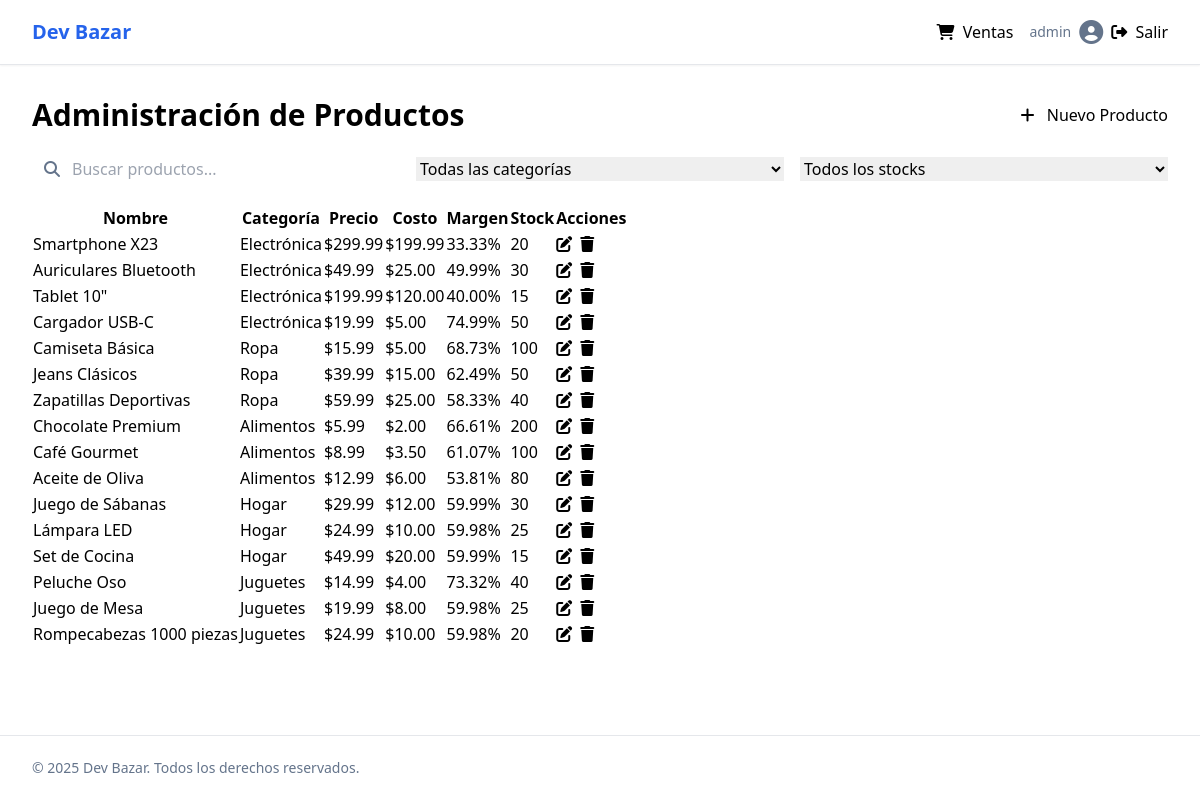
Screenshot of /products/ (signed in) with the database file from the repository.
### core/models.py (models this page shows, shortened)
class Product(models.Model):
    name = models.CharField(max_length=100)
    price = models.DecimalField(max_digits=10, decimal_places=2)
    description = models.TextField(blank=True, null=True)
    stock = models.IntegerField(default=0)
    category = models.ForeignKey(ProductCategory, on_delete=models.SET_NULL, null=True, blank=True, related_name='products')
    image = models.ImageField(upload_to='products/', null=True, blank=True)
    barcode = models.CharField(max_length=100, blank=True, null=True)
    cost_price = models.DecimalField(max_digits=10, decimal_places=2, default=0)
    def profit_margin(self):
        if self.cost_price > 0:
            return ((self.price - self.cost_price) / self.price) * 100
        return 0

class ProductCategory(models.Model):
    name = models.CharField(max_length=50)
    description = models.TextField(blank=True, null=True)
    class Meta:
        verbose_name_plural = "Product Categories"

### core/views.py (the view)
# urls.py: path('products/', products_view, name='products'),
@login_required
def products_view(request):
    products = Product.objects.all()
    categories = ProductCategory.objects.all()
    context = {
        'products': products,
        'categories': categories
    }
    return render(request, 'core/products.html', context)

### core/templates/core/products.html (shortened to what this page needs)
{% extends 'core/base.html' %}
{% load static %}
{% block content %}
<div class="container py-8">
    <div class="flex justify-between items-center mb-6">
        <h1 class="text-3xl font-bold">Administración de Productos</h1>
        <button id="add-product-btn" class="btn btn-primary">
            <i class="fas fa-plus mr-2"></i>
            Nuevo Producto
        </button>
    </div>
    <div class="card mb-6">
        <div class="card-content">
            <div class="grid grid-cols-1 md:grid-cols-3 gap-4">
                <div class="relative">
                    <span class="absolute inset-y-0 left-0 flex items-center pl-3">
                        <i class="fas fa-search text-muted-foreground"></i>
                    </span>
                    <input type="text" id="product-search" placeholder="Buscar productos..."
                           class="input pl-10 w-full" autocomplete="off">
                </div>
                <div>
                    <select id="category-filter" class="input w-full">
                        <option value="">Todas las categorías</option>
                    </select>
                </div>
                <div>
                    <select id="stock-filter" class="input w-full">
                        <option value="">Todos los stocks</option>
                    </select>
                </div>
            </div>
        </div>
    </div>
    <div class="card">
        <div class="card-content">
            <div class="overflow-x-auto">
                <table class="table">
                    <thead class="table-header">
                        <tr class="table-row">
                            <th class="table-cell">Nombre</th>
                            <th class="table-cell">Categoría</th>
                            <th class="table-cell">Precio</th>
                            <th class="table-cell">Costo</th>
                            <th class="table-cell">Margen</th>
                            <th class="table-cell">Stock</th>
                            <th class="table-cell">Acciones</th>
                        </tr>
                    </thead>
                    <tbody class="table-body">
                        {% for product in products %}
                        <tr class="table-row" data-id="{{ product.id }}" data-name="{{ product.name }}" data-category="{{ product.category.id|default:'' }}">
                            <td class="table-cell">{{ product.name }}</td>
                            <td class="table-cell">{{ product.category.name|default:"Sin categoría" }}</td>
                            <td class="table-cell">${{ product.price }}</td>
                            <td class="table-cell">${{ product.cost_price }}</td>
                            <td class="table-cell">{{ product.profit_margin|floatformat:2 }}%</td>
                            <td class="table-cell">
                                <span class="badge {% if product.stock == 0 %}badge-destructive{% elif product.stock < 5 %}badge-secondary{% else %}badge-default{% endif %}">
                                    {{ product.stock }}
                                </span>
                            </td>
                            <td class="table-cell">
                                <div class="flex space-x-2">
                                    <button class="btn btn-sm btn-outline edit-product-btn" data-id="{{ product.id }}">
                                        <i class="fas fa-edit"></i>
                                    </button>
                                    <button class="btn btn-sm btn-outline delete-product-btn" data-id="{{ product.id }}">
                                        <i class="fas fa-trash"></i>
                                    </button>
                                </div>
                            </td>
                        </tr>
                        {% empty %}
                        <tr class="table-row">
                            <td class="table-cell text-center" colspan="7">No hay productos registrados</td>
                        </tr>
                        {% endfor %}
                    </tbody>
                </table>
            </div>
        </div>
    </div>
</div>
{% endblock %}

### core/templates/core/base.html (shortened to what this page needs)
{% load static %}
<!DOCTYPE html>
<html lang="es" class="light">
<head>
    <script src="https://cdn.tailwindcss.com"></script>
    <link rel="stylesheet" href="{% static 'css/shadcn.css' %}">
    <link rel="stylesheet" href="https://cdnjs.cloudflare.com/ajax/libs/font-awesome/6.4.0/css/all.min.css">
</head>
<body class="min-h-screen bg-background font-sans antialiased">
    <div class="relative flex min-h-screen flex-col">
        {% if user.is_authenticated %}
        <header class="bg-background sticky top-0 z-40 w-full border-b shadow-sm">
            <div class="container flex h-16 items-center space-x-4 sm:justify-between sm:space-x-0">
                <div class="flex items-center space-x-4">
                    <a href="{% url 'landing' %}" class="text-primary text-xl font-bold">Dev Bazar</a>
                </div>
                <div class="flex flex-1 items-center justify-end space-x-4">
                    <nav class="nav">
                        <a href="/sales" class="nav-link {% if '/sales' in request.path %}nav-link-active{% endif %}">
                            <i class="fas fa-shopping-cart mr-1"></i> Ventas
                        </a>
                    </nav>
                    <div class="relative">
                        <div class="flex items-center space-x-2">
                            <span class="text-sm text-muted-foreground">{{ user.username }}</span>
                            <div class="avatar">
                                <i class="fas fa-user-circle text-2xl text-muted-foreground"></i>
                            </div>
                            <form method="post" action="{% url 'logout' %}">
                                <button type="submit" class="btn btn-ghost btn-sm">
                                    <i class="fas fa-sign-out-alt mr-1"></i> Salir
                                </button>
                            </form>
                        </div>
                    </div>
                </div>
            </div>
        </header>
        {% endif %}
        <main class="flex-1">
            {% block content %}{% endblock %}
        </main>
        <footer class="border-t py-6 md:py-0">
            <div class="container flex flex-col items-center justify-between gap-4 md:h-16 md:flex-row">
                <p class="text-center text-sm text-muted-foreground md:text-left">
                    &copy; {% now "Y" %} Dev Bazar. Todos los derechos reservados.
                </p>
            </div>
        </footer>
    </div>
</body>
</html>

### core/static/css/shadcn.css (style rules this page uses)
.btn { @apply inline-flex items-center justify-center whitespace-nowrap rounded-md text-sm font-medium ring-offset-background transition-colors focus-visible:outline-none focus-visible:ring-2 focus-visible:ring-ring focus-visible:ring-offset-2 disabled:pointer-events-none disabled:opacity-50; }
.btn-primary { @apply bg-primary text-primary-foreground hover:bg-primary/90; }
.btn-outline { @apply border border-input bg-background hover:bg-accent hover:text-accent-foreground; }
.btn-ghost { @apply hover:bg-accent hover:text-accent-foreground; }
.btn-sm { @apply h-9 rounded-md px-3; }
.card { @apply rounded-lg border bg-card text-card-foreground shadow-sm; }
.card-content { @apply p-6 pt-0; }
.input { @apply flex h-10 w-full rounded-md border border-input bg-background px-3 py-2 text-sm ring-offset-background file:border-0 file:bg-transparent file:text-sm file:font-medium placeholder:text-muted-foreground focus-visible:outline-none focus-visible:ring-2 focus-visible:ring-ring focus-visible:ring-offset-2 disabled:cursor-not-allowed disabled:opacity-50; }
.table { @apply w-full caption-bottom text-sm; }
.table-header { @apply [&_tr]:border-b; }
.table-body { @apply [&_tr:last-child]:border-0; }
.table-row { @apply border-b transition-colors hover:bg-muted/50 data-[state=selected]:bg-muted; }
.table-cell { @apply p-4 align-middle [&:has([role=checkbox])]:pr-0; }
.badge { @apply inline-flex items-center rounded-full border px-2.5 py-0.5 text-xs font-semibold transition-colors focus:outline-none focus:ring-2 focus:ring-ring focus:ring-offset-2; }
.badge-default { @apply border-transparent bg-primary text-primary-foreground hover:bg-primary/80; }
.nav { @apply flex gap-6; }
.nav-link { @apply text-sm font-medium text-muted-foreground transition-colors hover:text-primary; }
.avatar { @apply relative flex h-10 w-10 shrink-0 overflow-hidden rounded-full; }

### rows the page displays
Product: name "Smartphone X23", category.name "Electrónica", price "299.99", cost_price "199.99", profit_margin "33.33", stock "20"
Product: name "Auriculares Bluetooth", category.name "Electrónica", price "49.99", cost_price "25.00", profit_margin "49.99", stock "30"
Product: name "Tablet 10\"", category.name "Electrónica", price "199.99", cost_price "120.00", profit_margin "40.00", stock "15"
Product: name "Cargador USB-C", category.name "Electrónica", price "19.99", cost_price "5.00", profit_margin "74.99", stock "50"
Product: name "Camiseta Básica", category.name "Ropa", price "15.99", cost_price "5.00", profit_margin "68.73", stock "100"
Product: name "Jeans Clásicos", category.name "Ropa", price "39.99", cost_price "15.00", profit_margin "62.49", stock "50"
Product: name "Zapatillas Deportivas", category.name "Ropa", price "59.99", cost_price "25.00", profit_margin "58.33", stock "40"
Product: name "Chocolate Premium", category.name "Alimentos", price "5.99", cost_price "2.00", profit_margin "66.61", stock "200"
Product: name "Café Gourmet", category.name "Alimentos", price "8.99", cost_price "3.50", profit_margin "61.07", stock "100"
Product: name "Aceite de Oliva", category.name "Alimentos", price "12.99", cost_price "6.00", profit_margin "53.81", stock "80"
Product: name "Juego de Sábanas", category.name "Hogar", price "29.99", cost_price "12.00", profit_margin "59.99", stock "30"
Product: name "Lámpara LED", category.name "Hogar", price "24.99", cost_price "10.00", profit_margin "59.98", stock "25"
Product: name "Set de Cocina", category.name "Hogar", price "49.99", cost_price "20.00", profit_margin "59.99", stock "15"
Product: name "Peluche Oso", category.name "Juguetes", price "14.99", cost_price "4.00", profit_margin "73.32", stock "40"
Product: name "Juego de Mesa", category.name "Juguetes", price "19.99", cost_price "8.00", profit_margin "59.98", stock "25"
Product: name "Rompecabezas 1000 piezas", category.name "Juguetes", price "24.99", cost_price "10.00", profit_margin "59.98", stock "20"

### other values shown
{{ user.username }} "admin"
